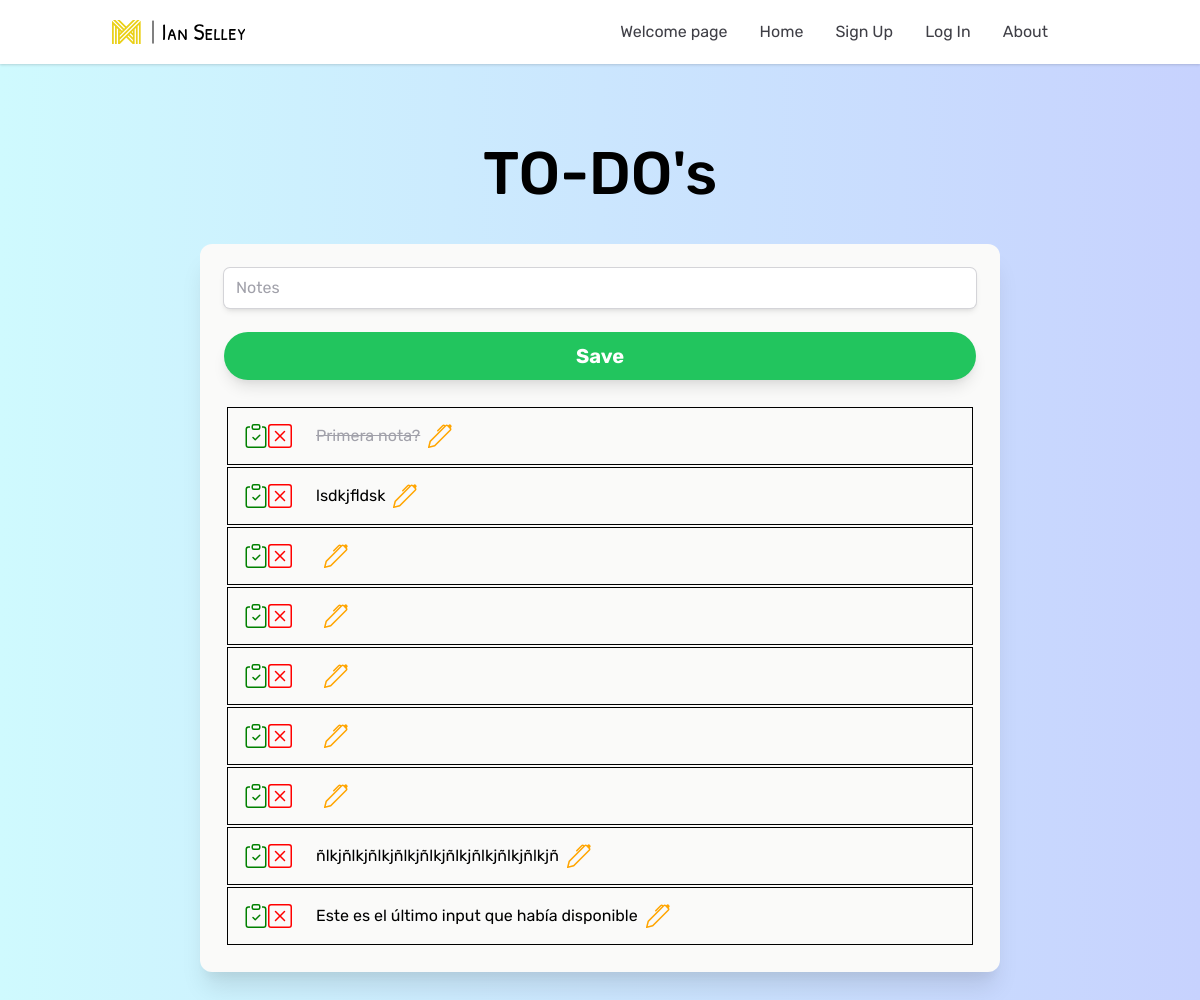
Page / (signed in) on the earlier database version.
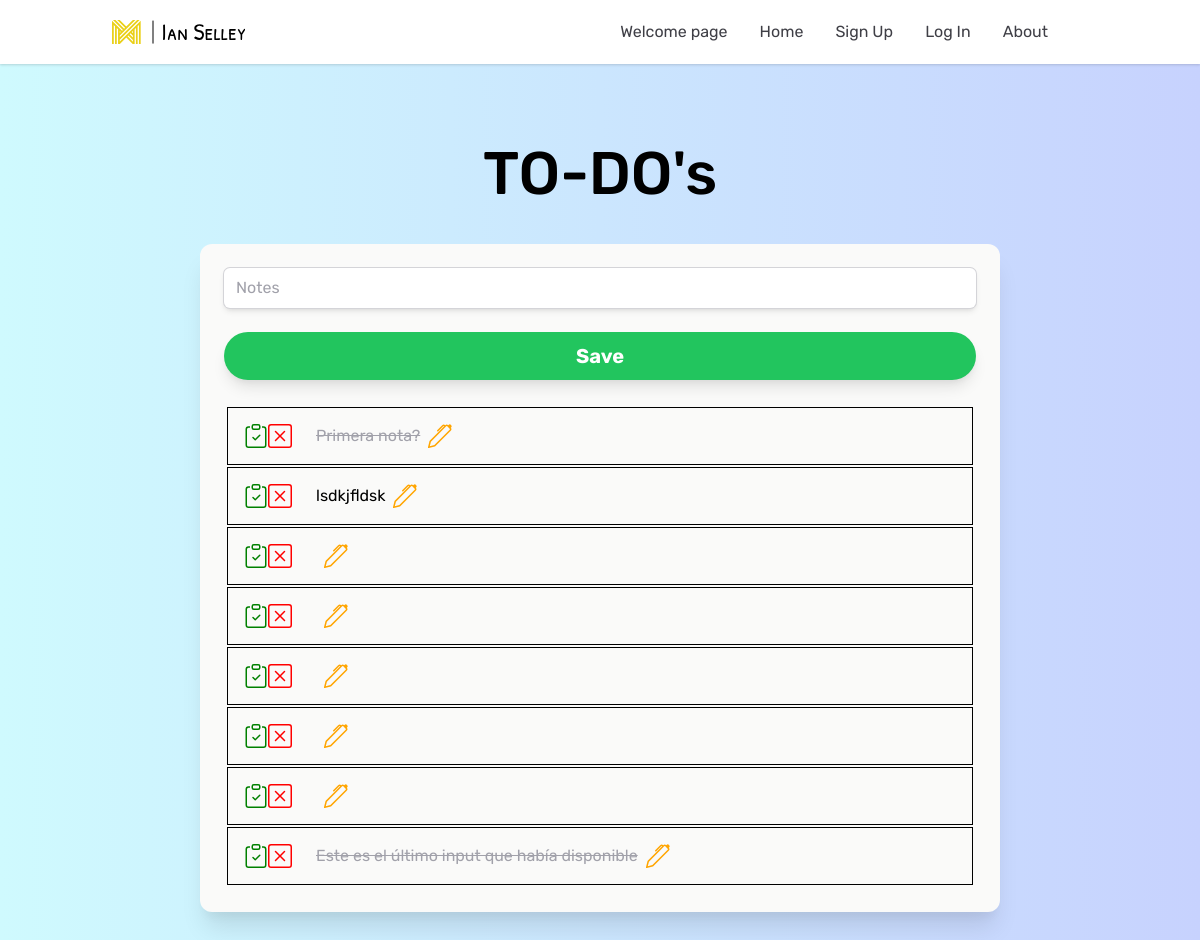
Same page on the later database version.
### website/models.py (models this page shows)
class Note(db.Model):
    __tablename__: str = 'note'
    id = Column(Integer, primary_key=True)
    content = Column(String(1000))
    date = Column(DateTime(timezone=True), default=datetime.now)
    complete = Column(Boolean, default=False)
    user_id = Column(Integer, ForeignKey('user.id'))

### website/views.py (the view)
@views.route('/', methods=['GET', 'POST'])
@login_required
def home():
    if request.method == 'POST':
        content = request.form['note_content']
        new_note = Note(content=content, user_id=current_user.id)
        db.session.add(new_note)
        db.session.commit()
        flash('Note added successfully', category='success')
    return render_template('home.html', user=current_user)

### website/__init__.py (called while the page is built)
def create_app():
    app = Flask(__name__)
    app.static_folder = 'static'
    app.config['SECRET_KEY'] = 'ian'
    app.config['SQLALCHEMY_TRACK_MODIFICATIONS'] = False
    app.config['SQLALCHEMY_DATABASE_URI'] = f'sqlite:///{DB_NAME}'
    db.init_app(app)
    login_manager = LoginManager()
    login_manager.init_app(app)
    login_manager.login_view = 'auth.login'
    from .views import views
    from .auth import auth
    app.register_blueprint(views, url_prefix="/")
    app.register_blueprint(auth, url_prefix="/")
    from .models import User, Note
    create_db(app)
    @login_manager.user_loader
    def user_loader(id):
        return User.query.get(int(id))
    return app

### website/templates/home.html (shortened to what this page needs)
{% extends "base.html" %}
{% block content %}
<h1 class="text-center text-6xl font-medium">TO-DO's</h1>
<div class="flex justify-center">
    <div class="w-2/3 card p-6 mt-10 mb-20">
        <form class="" method="POST">
            <input class="w-full" type="text" name="note_content" placeholder="Notes" autocomplete="off" autofocus>
            <button type="submit"
                class="my-6 w-full h-12 bg-green-500 rounded-full text-white font-bold text-xl shadow-lg hover:shadow-xl hover:bg-current-300 transition-all duration-200 ease-in-out">Save</button>
        </form>
        <div class="">
            {% for note in user.notes %}
            <div class="ring-black ring-1 m-1 p-4">
                <div class="flex items-center">
                    <div class="mr-3 flex flex-nowrap content-center">
                        <a href="/done/{{ note.id }}" class="">
                        </a>
                        <a href="/delete-note/{{ note.id }}" class="">
                        </a>
                    </div>
                    <div class="ml-3 flex items-center {% if note.complete == 1 %} complete {% endif %}"
                        id="text-plus-logo{{ note.id }}">
                        <span id="text{{ note.id }}">
                            {{ note.content }}
                        </span>
                        <button onclick="edit_note( '{{ note.id }}' )" class="ml-2">
                        </button>
                    </div>
                </div>
            </div>
            {% endfor %}
        </div>
    </div>
</div>
{% endblock content %}

### website/templates/base.html (shortened to what this page needs)
<!DOCTYPE html>
<html lang="en">
<head>
    <link rel="stylesheet" type="text/css" href="{{url_for('static', filename='main.css')}}">
    <link rel="stylesheet" href="https://cdnjs.cloudflare.com/ajax/libs/font-awesome/5.13.0/css/all.min.css">
</head>
<body class="bg-gradient-to-r from-cyan-100 to-indigo-200 bg-rotate-45 font-sans">
    <nav class="h-16 flex content-center bg-white shadow mb-20 sticky top-0 z-0 dark:bg-gray-800">
        <div class="container px-6 py-3 mx-auto md:flex md:justify-between md:items-center">
            <div class="flex items-center justify-between">
                <a>
                </a>
            </div>
            <div class="items-center md:flex">
                <div class="flex flex-col md:flex-row md:mx-6">
                    <a class="my-1 text-gray-700 dark:text-gray-200 hover:text-indigo-500 dark:hover:text-indigo-400 md:mx-4 md:my-0"
                        href="#">Welcome page</a>
                    <a class="my-1 text-gray-700 dark:text-gray-200 hover:text-indigo-500 dark:hover:text-indigo-400 md:mx-4 md:my-0"
                        href="#">Home</a>
                    <a class="my-1 text-gray-700 dark:text-gray-200 hover:text-indigo-500 dark:hover:text-indigo-400 md:mx-4 md:my-0"
                        href="#">Sign Up</a>
                    <a class="my-1 text-gray-700 dark:text-gray-200 hover:text-indigo-500 dark:hover:text-indigo-400 md:mx-4 md:my-0"
                        href="#">Log In </a>
                    <a class="my-1 text-gray-700 dark:text-gray-200 hover:text-indigo-500 dark:hover:text-indigo-400 md:mx-4 md:my-0"
                        href="#">About</a>
                </div>
            </div>
        </div>
    </nav>
    <div class="">
        {% block content %}{% endblock content %}
    </div>
</body>
</html>

Differences in the rows shown:
removed Note: content "ñlkjñlkjñlkjñlkjñlkjñlkjñlkjñlkjñlkjñ"
changed Note "Este es el último input que había disponible": complete False → True (drawn)
